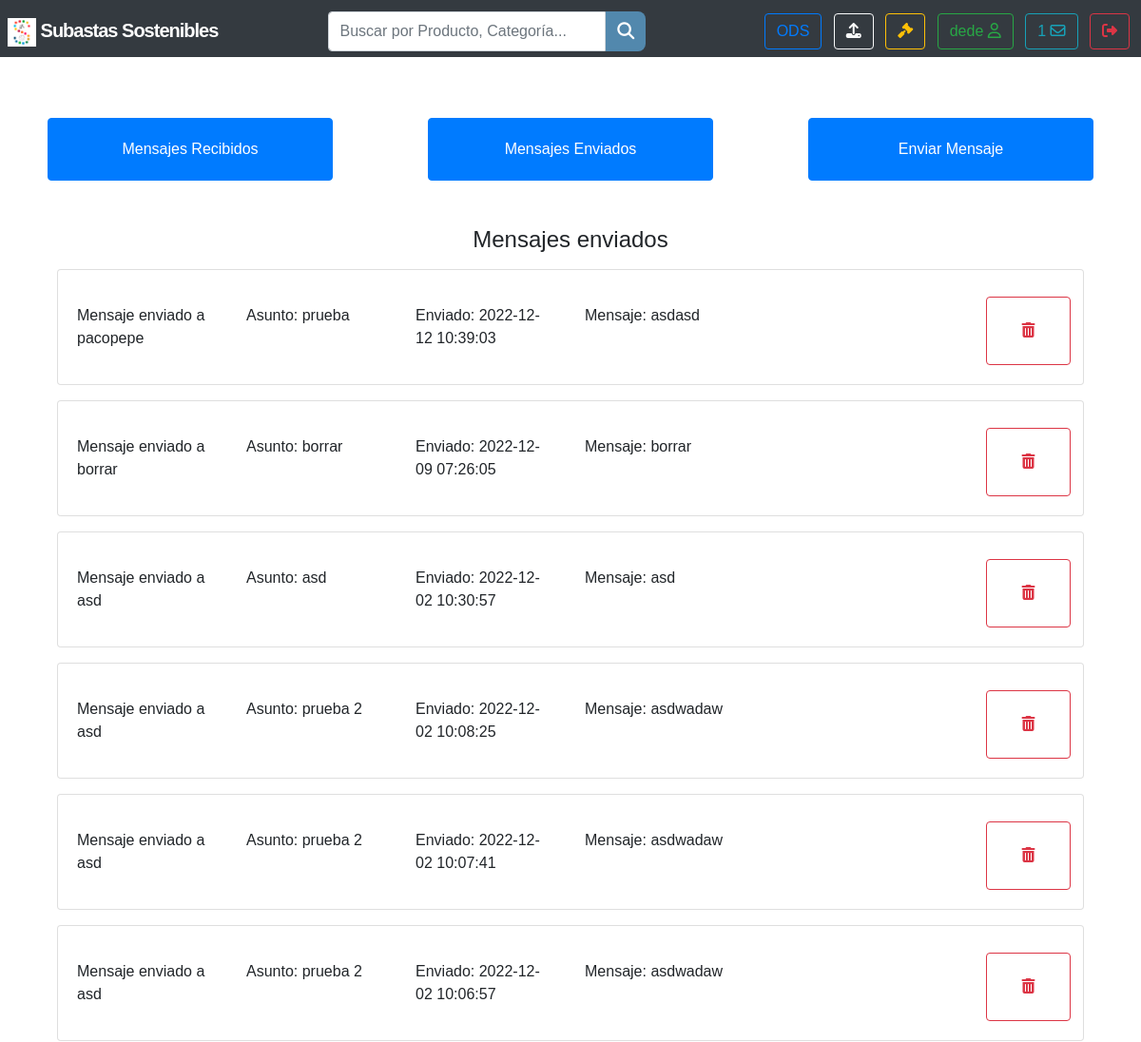
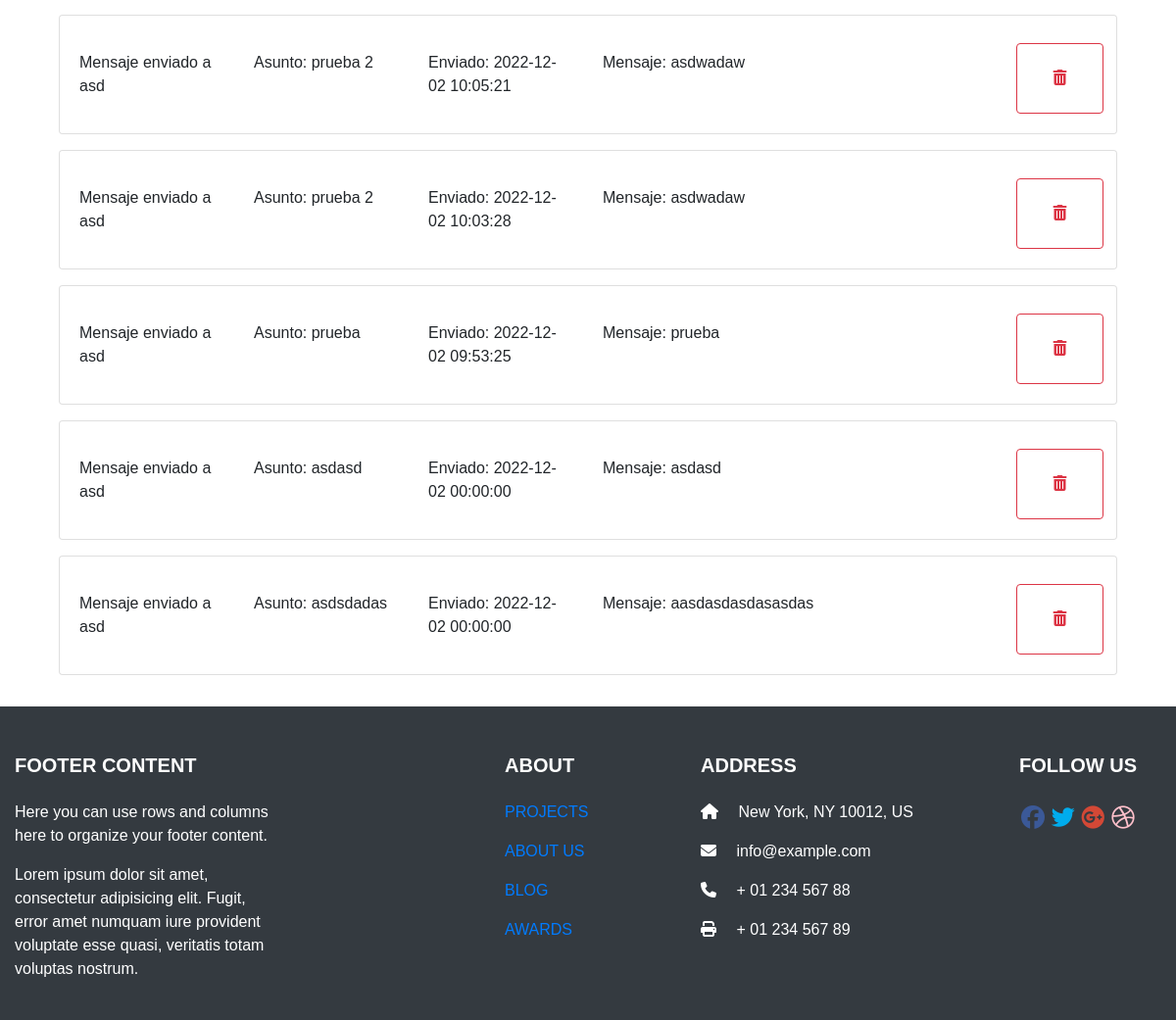
/ProyectoFinalFranciscoCarrasco/php/mensajes.php?m=2 (signed in), run on the app's committed database (2 pictures, top to bottom).
### tables this page shows
CREATE TABLE `mensajes` (
  `codMensaje` int(12) NOT NULL,
  `codUsuarioEmisor` int(12) NOT NULL,
  `codUsuarioReceptor` int(12) NOT NULL,
  `asunto` varchar(120) NOT NULL,
  `mensaje` varchar(500) NOT NULL,
  `estado` varchar(2) NOT NULL,
  `fecha` datetime NOT NULL
);

CREATE TABLE `usuario` (
  `codUsuario` int(12) NOT NULL,
  `nombre` varchar(60) NOT NULL,
  `apellidos` varchar(60) NOT NULL,
  `nombreUsuario` varchar(80) NOT NULL,
  `email` varchar(90) NOT NULL,
  `password` varchar(20) NOT NULL
);

### ProyectoFinalFranciscoCarrasco/clases/dbmanager.php (called while the page is built, shortened)
<?php
class DbManager
{
    public static function getConnection()
    {
        $inst = Conexion::getInstance();
        return $inst->getConnection();
    }
    public static function getUser($codUsr)
    {
        $connection = self::getConnection();
        $sql = "SELECT * FROM usuario WHERE codUsuario = " . $codUsr;
        $result = $connection->query($sql);
        $usuario = null;
        if ($result) {
            $row = $result->fetch_array();
            $usuario = new Usuario($row);
        }
        return $usuario;
    }
    public static function getMsgByEmisor($codEmisor)
    {
        $connection = self::getConnection();
        $sql = "SELECT * FROM mensajes WHERE codUsuarioEmisor = " . $codEmisor . " ORDER BY fecha DESC";
        $result = $connection->query($sql);
        $mensajes = array();
        if ($result) {
            while ($row = $result->fetch_array()) {
                $mensajes[] = new Mensaje($row);
            }
        }
        return $mensajes;
    }
}
?>

### ProyectoFinalFranciscoCarrasco/clases/Usuario.php (called while the page is built, shortened)
<?php
class Usuario{
	private $nombreUsuario;
	public function __construct($row){
		$this->nombreUsuario= $row['nombreUsuario'];
	}
    public function getNombreUsuario()
    {
        return $this->nombreUsuario;
    }
}
?>

### ProyectoFinalFranciscoCarrasco/clases/Mensaje.php (called while the page is built, shortened)
<?php
class Mensaje{
	private $codMensaje;
	private $asunto;
	private $mensaje;
	private $fecha;
	public function __construct($row){
		$this->codMensaje = $row['codMensaje'];
		$this->asunto = $row['asunto'];
		$this->mensaje = $row['mensaje'];
		$this->fecha = $row['fecha'];
	}
    public function getCodMensaje()
    {
        return $this->codMensaje;
    }
    public function getAsunto()
    {
        return $this->asunto;
    }
    public function getMensaje()
    {
        return $this->mensaje;
    }
    public function getFecha()
    {
        return $this->fecha;
    }
}
?>

### ProyectoFinalFranciscoCarrasco/php/mensajes.php (the view, shortened to what this page needs)
<?php
require_once("../clases/dbmanager.php");
?>
    <!DOCTYPE html>
    <html lang="en">
<head>
    <link rel="stylesheet" href="https://maxcdn.bootstrapcdn.com/bootstrap/4.0.0/css/bootstrap.min.css"
>
    <link rel="stylesheet" href="../css/estilo.css">
</head>
<body>
<header class="container-fluid">
    <div class="row">
        <div class="col-md-12 p-0">
            <?php
            include_once("headerODS.php");
            ?>
        </div>
    </div>
</header>
<div class="container-fluid mt-5">
    <div class="row justify-content-around">
        <a href="mensajes.php?m=1" class="col-md-3 col-lg-3 col-sm-1 text-center mt-3 btn btn-primary"
           style="padding-bottom: 20px; padding-top: 20px;">Mensajes Recibidos</a>
        <a href="mensajes.php?m=2" class="col-md-3 col-lg-3 col-sm-1 text-center mt-3 btn btn-primary"
           style="padding-bottom: 20px; padding-top: 20px;">Mensajes Enviados</a>
        <a href="mensajes.php?m=3" class="col-md-3 col-lg-3 col-sm-1 text-center mt-3 btn btn-primary"
           style="padding-bottom: 20px; padding-top: 20px;">Enviar Mensaje</a>
    </div>
</div>
<div class="container-fluid m-0 p-0 mt-5 row justify-content-center">
    <?php
    if (isset($_GET['m'])) {
        switch ($_GET['m']) {
                    ?>
                            <?php
            case "2":
                $mensajesEnviados = DbManager::getMsgByEmisor($codigoUsuario);
                if (empty($mensajesEnviados)) {
                    ?>
                    <div class="col-md-4 col-lg-4 col-sm-1 text-center">
                        <h4>No hay mensajes enviados</h4>
                    </div>
                    <?php
                } else {
                    ?>
                    <div class="col-md-4 col-lg-4 col-sm-1 text-center">
                        <h4>Mensajes enviados</h4>
                    </div>
                    <?php
                    foreach ($mensajesEnviados as $me) {
                        $usuarioReceptor = DbManager::getUser($me->getCodReceptor());
                        ?>
                        <div class="card m-2" style="width: 90%;">
                            <div class="card-body row ">
                                <p class="card-title col-sm-12 col-md-2 col-lg-2 mt-3">Mensaje enviado
                                    a <?php echo $usuarioReceptor->getNombreUsuario() ?></p>
                                <p class="card-text col-sm-12 col-md-2 col-lg-2 mt-3">
                                    Asunto: <?php echo $me->getAsunto() ?></p>
                                <p class="card-text col-sm-12 col-md-2 col-lg-2 mt-3">
                                    Enviado: <?php echo $me->getFecha() ?></p>
                                <p class="card-text col-sm-12 col-md-2 col-lg-3 mt-3">
                                    Mensaje: <?php echo $me->getMensaje() ?></p>
                                <button class='btn btn-outline-danger col-sm-12 col-md-1 col-lg-1 mt-2 ml-auto mr-2'
                                        onclick="javascript:window.location='mensajes.php?borrarE=<?php echo $me->getCodMensaje() ?>';">
                                    <i class="fa fa-trash" aria-hidden="true"></i></button>
                            </div>
                        </div>
                        <?php
                    }
                }
                break;
                ?>
                <?php
        }
    }
    ?>
</div>
<footer class="container-fluid p-0">
    <?php
    include_once("footer.php");
    ?>
</footer>
</body>

### ProyectoFinalFranciscoCarrasco/css/estilo.css (style rules this page uses)
html { margin: 0; padding: 0; scroll-behavior: smooth; }
body { margin: 0; font-family: Arial, Helvetica, sans-serif; }

### data on the page
mensajes: usuario.nombreUsuario "pacopepe", asunto "prueba", fecha "2022-12-12 10:39:03", mensaje "asdasd"
mensajes: usuario.nombreUsuario "borrar", asunto "borrar", fecha "2022-12-09 07:26:05", mensaje "borrar"
mensajes: usuario.nombreUsuario "asd", asunto "asd", fecha "2022-12-02 10:30:57", mensaje "asd"
mensajes: usuario.nombreUsuario "asd", asunto "prueba 2", fecha "2022-12-02 10:08:25", mensaje "asdwadaw"
mensajes: usuario.nombreUsuario "asd", asunto "prueba 2", fecha "2022-12-02 10:07:41", mensaje "asdwadaw"
mensajes: usuario.nombreUsuario "asd", asunto "prueba 2", fecha "2022-12-02 10:06:57", mensaje "asdwadaw"
mensajes: usuario.nombreUsuario "asd", asunto "prueba 2", fecha "2022-12-02 10:05:21", mensaje "asdwadaw"
mensajes: usuario.nombreUsuario "asd", asunto "prueba 2", fecha "2022-12-02 10:03:28", mensaje "asdwadaw"
mensajes: usuario.nombreUsuario "asd", asunto "prueba", fecha "2022-12-02 09:53:25", mensaje "prueba"
mensajes: usuario.nombreUsuario "asd", asunto "asdasd", fecha "2022-12-02 00:00:00", mensaje "asdasd"
mensajes: usuario.nombreUsuario "asd", asunto "asdsdadas", fecha "2022-12-02 00:00:00", mensaje "aasdasdasdasasdas"

### other printed values
$_SESSION['sesion']['nombreUsuario'] "dede"
